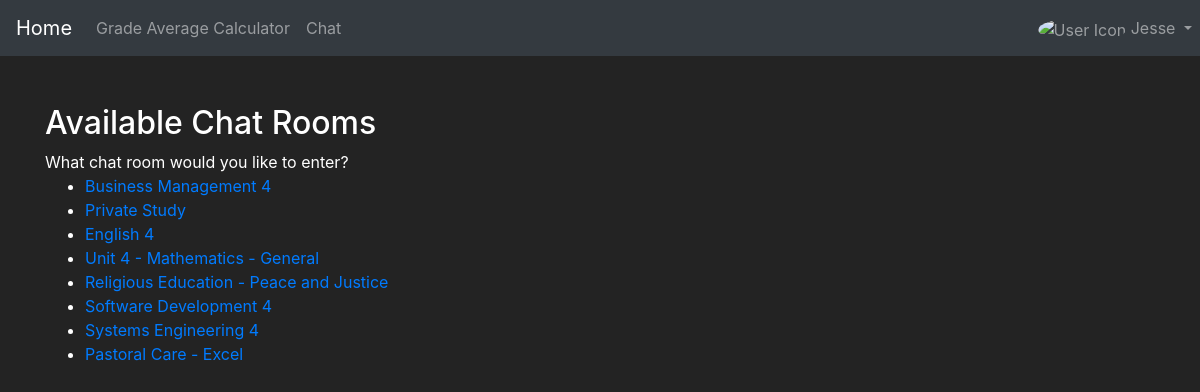
The page /chat/ (signed in) on the database its author committed.
### accounts/models.py (models this page shows, shortened)
class User(AbstractBaseUser, PermissionsMixin):
    user_id = models.AutoField(primary_key=True)
    user_email = models.EmailField(unique=True)
    user_firstName = models.CharField(max_length=50, blank=True, null=True)
    user_middleName = models.CharField(max_length=50, blank=True, null=True)
    user_lastName = models.CharField(max_length=50)
    user_userName = models.CharField(max_length=50)
    user_birthDay = models.DateField(null=True, blank=True)
    user_is_teacher = models.BooleanField(null=True, blank=True)
    user_joinDate = models.DateField(null=True, blank=True)
    user_status = models.BooleanField(null=True, blank=True)
    is_active = models.BooleanField(default=True)
    is_staff = models.BooleanField(default=False)
    cookies = models.TextField(null=True, blank=True)
    objects = CustomUserManager()
    USERNAME_FIELD = 'user_email'
    REQUIRED_FIELDS = []

class UserClassesRelationship(models.Model):
    user = models.ForeignKey(User, on_delete=models.CASCADE, related_name='user_classes')
    class_id = models.ForeignKey(Class, on_delete=models.CASCADE)

class Class(models.Model):
    class_id = models.AutoField(primary_key=True)
    class_code = models.CharField(max_length=255)
    class_description = models.TextField(blank=True, null=True)
    class_domain = models.CharField(max_length=255, blank=True, null=True)
    class_campus = models.CharField(max_length=255, blank=True, null=True)
    class_teacher = models.CharField(max_length=255, blank=True, null=True)
    class_teacher_code = models.CharField(max_length=255, blank=True, null=True)

### chat/views.py (the view)
# urls.py: path('', views.index, name='index'),
def index(request):
    user_classes = request.user.user_classes.all()
    context = {
        "user_classes": user_classes,
    }
    return render(request, "chat/index.html",context)

### chat/templates/chat/index.html (shortened to what this page needs)
{% extends "base.html" %}
{% block content %}
<!DOCTYPE html>
<html>
<head>
</head>
<body>
<h2>Available Chat Rooms</h2>
What chat room would you like to enter?<br>
<ul>
    {% for classes in user_classes %}
        <li>
            <a href="{% url 'chat:room' classes.class_id.class_code %}">{{ classes.class_id.class_description }}</a>
        </li>
    {% endfor %}
</ul>
</body>
</html>
{% endblock %}

### templates/base.html (shortened to what this page needs)
<!DOCTYPE html>
<html lang="en">
{% load static %}
<head>
    <link href="https://maxcdn.bootstrapcdn.com/bootstrap/4.5.2/css/bootstrap.min.css" rel="stylesheet">
  </head>
  <body>
<header>
    <nav class="navbar navbar-expand-lg navbar-dark bg-dark">
        <a class="navbar-brand" href="/dashboard">Home</a>
        <div class="collapse navbar-collapse">
            <ul class="navbar-nav mr-auto">
                <li class="nav-item">
                    <a class="nav-link" href="/calculator">Grade Average Calculator</a>
                </li>
                <li class="nav-item">
                    <a class="nav-link" href="/chat">Chat</a>
                </li>
                <li class="nav-item dropdown">
                    <a class="nav-link dropdown-toggle" href="#" id="navbarDropdown" role="button" data-toggle="dropdown">
                        <img src="/accounts/display_image" alt="User Icon" class="icon"> {{ user.user_firstName }}
                    </a>
                </li>
            </ul>
        </div>
    </nav>
</header>
   <div class="container mt-4">
    {% block content %}{% endblock %}
</div>
</body>
</html>

### templates/base.html (style rules this page uses)
:root { font-family: Myriad-Pro; font-style: normal; font-weight: 300; font-size: 16px; margin: 0; padding: 0; }
body { background-color: #232323; color: white; margin: 0; padding: 0; }
.dropdown { position:absolute; display: inline-block; right: 0; padding: 0; }
.icon { position: inherit; height: 20px; width: 20px; border-radius: 50%; right: 95%; top: 11%; object-fit: cover; }
.container { padding-top: 1.5rem; }

### rows shown on the page
User: user_firstName "Jesse"
UserClassesRelationship: class_id.class_description "Business Management 4"
UserClassesRelationship: class_id.class_description "Private Study"
UserClassesRelationship: class_id.class_description "English 4"
UserClassesRelationship: class_id.class_description "Unit 4 - Mathematics - General"
UserClassesRelationship: class_id.class_description "Religious Education - Peace and Justice"
UserClassesRelationship: class_id.class_description "Software Development 4"
UserClassesRelationship: class_id.class_description "Systems Engineering 4"
UserClassesRelationship: class_id.class_description "Pastoral Care - Excel"
